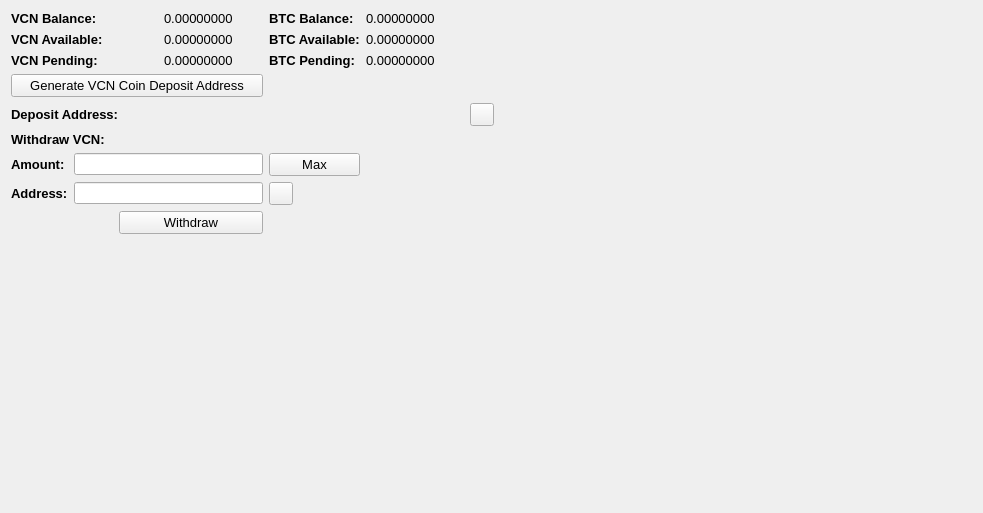
      <widget class="QWidget" name="BalanceTab">
       <attribute name="title">
        <string>Balance</string>
       </attribute>
       <layout class="QGridLayout" name="gridLayout_2">
        <item row="0" column="0" colspan="2">
         <widget class="QLabel" name="vcnbalancelabel">
          <property name="font">
           <font>
            <pointsize>10</pointsize>
            <weight>75</weight>
            <bold>true</bold>
           </font>
          </property>
          <property name="text">
           <string>VCN Balance:</string>
          </property>
         </widget>
        </item>
        <item row="0" column="3">
         <widget class="QLabel" name="VCNBalanceLabel">
          <property name="font">
           <font>
            <pointsize>10</pointsize>
           </font>
          </property>
          <property name="text">
           <string>0.00000000</string>
          </property>
          <property name="textInteractionFlags">
           <set>Qt::LinksAccessibleByMouse|Qt::TextSelectableByMouse</set>
          </property>
         </widget>
        </item>
        <item row="0" column="4">
         <widget class="QLabel" name="btcbalancelabel">
          <property name="font">
           <font>
            <pointsize>10</pointsize>
            <weight>75</weight>
            <bold>true</bold>
           </font>
          </property>
          <property name="text">
           <string>BTC Balance:</string>
          </property>
         </widget>
        </item>
        <item row="0" column="5">
         <widget class="QLabel" name="BitcoinBalanceLabel">
          <property name="font">
           <font>
            <pointsize>10</pointsize>
           </font>
          </property>
          <property name="text">
           <string>0.00000000</string>
          </property>
          <property name="textInteractionFlags">
           <set>Qt::LinksAccessibleByMouse|Qt::TextSelectableByMouse</set>
          </property>
         </widget>
        </item>
        <item row="0" column="7" rowspan="10">
         <spacer name="horizontalSpacer_4">
          <property name="orientation">
           <enum>Qt::Horizontal</enum>
          </property>
          <property name="sizeHint" stdset="0">
           <size>
            <width>478</width>
            <height>488</height>
           </size>
          </property>
         </spacer>
        </item>
        <item row="1" column="0" colspan="2">
         <widget class="QLabel" name="vcnavailablelabel">
          <property name="font">
           <font>
            <pointsize>10</pointsize>
            <weight>75</weight>
            <bold>true</bold>
           </font>
          </property>
          <property name="text">
           <string>VCN Available:</string>
          </property>
         </widget>
        </item>
        <item row="1" column="3">
         <widget class="QLabel" name="VCNAvailableLabel_2">
          <property name="font">
           <font>
            <pointsize>10</pointsize>
           </font>
          </property>
          <property name="text">
           <string>0.00000000</string>
          </property>
          <property name="textInteractionFlags">
           <set>Qt::LinksAccessibleByMouse|Qt::TextSelectableByMouse</set>
          </property>
         </widget>
        </item>
        <item row="1" column="4">
         <widget class="QLabel" name="btcavailablelabel">
          <property name="font">
           <font>
            <pointsize>10</pointsize>
            <weight>75</weight>
            <bold>true</bold>
           </font>
          </property>
          <property name="text">
           <string>BTC Available:</string>
          </property>
         </widget>
        </item>
        <item row="1" column="5">
         <widget class="QLabel" name="BitcoinAvailableLabel">
          <property name="font">
           <font>
            <pointsize>10</pointsize>
           </font>
          </property>
          <property name="text">
           <string>0.00000000</string>
          </property>
          <property name="textInteractionFlags">
           <set>Qt::LinksAccessibleByMouse|Qt::TextSelectableByMouse</set>
          </property>
         </widget>
        </item>
        <item row="2" column="0" colspan="2">
         <widget class="QLabel" name="vcnpendinglabel">
          <property name="font">
           <font>
            <pointsize>10</pointsize>
            <weight>75</weight>
            <bold>true</bold>
           </font>
          </property>
          <property name="text">
           <string>VCN Pending:</string>
          </property>
         </widget>
        </item>
        <item row="2" column="3">
         <widget class="QLabel" name="VCNPendingLabel">
          <property name="font">
           <font>
            <pointsize>10</pointsize>
           </font>
          </property>
          <property name="text">
           <string>0.00000000</string>
          </property>
          <property name="textInteractionFlags">
           <set>Qt::LinksAccessibleByMouse|Qt::TextSelectableByMouse</set>
          </property>
         </widget>
        </item>
        <item row="2" column="4">
         <widget class="QLabel" name="btcpendinglabel">
          <property name="font">
           <font>
            <pointsize>10</pointsize>
            <weight>75</weight>
            <bold>true</bold>
           </font>
          </property>
          <property name="text">
           <string>BTC Pending:</string>
          </property>
         </widget>
        </item>
        <item row="2" column="5">
         <widget class="QLabel" name="BitcoinPendingLabel">
          <property name="font">
           <font>
            <pointsize>10</pointsize>
           </font>
          </property>
          <property name="text">
           <string>0.00000000</string>
          </property>
          <property name="textInteractionFlags">
           <set>Qt::LinksAccessibleByMouse|Qt::TextSelectableByMouse</set>
          </property>
         </widget>
        </item>
        <item row="3" column="0" colspan="4">
         <widget class="QPushButton" name="GenDepositBTN">
          <property name="font">
           <font>
            <pointsize>10</pointsize>
           </font>
          </property>
          <property name="text">
           <string>Generate VCN Coin Deposit Address</string>
          </property>
         </widget>
        </item>
        <item row="4" column="0" colspan="3">
         <widget class="QLabel" name="depositaddresslabel">
          <property name="font">
           <font>
            <pointsize>10</pointsize>
            <weight>75</weight>
            <bold>true</bold>
           </font>
          </property>
          <property name="text">
           <string>Deposit Address:</string>
          </property>
         </widget>
        </item>
        <item row="4" column="3" colspan="3">
         <widget class="QLabel" name="DepositAddressLabel">
          <property name="minimumSize">
           <size>
            <width>300</width>
            <height>0</height>
           </size>
          </property>
          <property name="palette">
           <palette>
            <active>
             <colorrole role="WindowText">
              <brush brushstyle="SolidPattern">
               <color alpha="255">
                <red>0</red>
                <green>0</green>
                <blue>0</blue>
               </color>
              </brush>
             </colorrole>
             <colorrole role="Text">
              <brush brushstyle="SolidPattern">
               <color alpha="255">
                <red>0</red>
                <green>0</green>
                <blue>0</blue>
               </color>
              </brush>
             </colorrole>
             <colorrole role="ButtonText">
              <brush brushstyle="SolidPattern">
               <color alpha="255">
                <red>0</red>
                <green>0</green>
                <blue>0</blue>
               </color>
              </brush>
             </colorrole>
            </active>
            <inactive>
             <colorrole role="WindowText">
              <brush brushstyle="SolidPattern">
               <color alpha="255">
                <red>0</red>
                <green>0</green>
                <blue>0</blue>
               </color>
              </brush>
             </colorrole>
             <colorrole role="Text">
              <brush brushstyle="SolidPattern">
               <color alpha="255">
                <red>0</red>
                <green>0</green>
                <blue>0</blue>
               </color>
              </brush>
             </colorrole>
             <colorrole role="ButtonText">
              <brush brushstyle="SolidPattern">
               <color alpha="255">
                <red>0</red>
                <green>0</green>
                <blue>0</blue>
               </color>
              </brush>
             </colorrole>
            </inactive>
            <disabled>
             <colorrole role="WindowText">
              <brush brushstyle="SolidPattern">
               <color alpha="255">
                <red>0</red>
                <green>0</green>
                <blue>0</blue>
               </color>
              </brush>
             </colorrole>
             <colorrole role="Text">
              <brush brushstyle="SolidPattern">
               <color alpha="255">
                <red>0</red>
                <green>0</green>
                <blue>0</blue>
               </color>
              </brush>
             </colorrole>
             <colorrole role="ButtonText">
              <brush brushstyle="SolidPattern">
               <color alpha="255">
                <red>0</red>
                <green>0</green>
                <blue>0</blue>
               </color>
              </brush>
             </colorrole>
            </disabled>
           </palette>
          </property>
          <property name="font">
           <font>
            <pointsize>10</pointsize>
            <weight>75</weight>
            <bold>true</bold>
           </font>
          </property>
          <property name="text">
           <string/>
          </property>
          <property name="alignment">
           <set>Qt::AlignRight|Qt::AlignTrailing|Qt::AlignVCenter</set>
          </property>
          <property name="textInteractionFlags">
           <set>Qt::LinksAccessibleByMouse|Qt::TextSelectableByKeyboard|Qt::TextSelectableByMouse</set>
          </property>
         </widget>
        </item>
        <item row="4" column="6">
         <widget class="QToolButton" name="DepositCopyButton">
          <property name="toolTip">
           <string>Copy to clipboard</string>
          </property>
          <property name="text">
           <string/>
          </property>
          <property name="icon">
           <iconset resource="../bitcoin.qrc">
            <normaloff>:/icons/editcopy</normaloff>:/icons/editcopy</iconset>
          </property>
          <property name="shortcut">
           <string>Alt+P</string>
          </property>
         </widget>
        </item>
        <item row="5" column="0" colspan="2">
         <widget class="QLabel" name="withdrawlabel">
          <property name="font">
           <font>
            <pointsize>10</pointsize>
            <weight>75</weight>
            <bold>true</bold>
           </font>
          </property>
          <property name="text">
           <string>Withdraw VCN:</string>
          </property>
         </widget>
        </item>
        <item row="6" column="0">
         <widget class="QLabel" name="amountlabel">
          <property name="font">
           <font>
            <pointsize>10</pointsize>
            <weight>75</weight>
            <bold>true</bold>
           </font>
          </property>
          <property name="text">
           <string>Amount:</string>
          </property>
         </widget>
        </item>
        <item row="6" column="1" colspan="3">
         <widget class="QLineEdit" name="WithdrawUnitsInput">
          <property name="font">
           <font>
            <pointsize>9</pointsize>
            <weight>75</weight>
            <bold>true</bold>
           </font>
          </property>
          <property name="text">
           <string/>
          </property>
         </widget>
        </item>
        <item row="6" column="4">
         <widget class="QPushButton" name="Withdraw_Max_Amount">
          <property name="font">
           <font>
            <pointsize>10</pointsize>
           </font>
          </property>
          <property name="text">
           <string>Max</string>
          </property>
         </widget>
        </item>
        <item row="7" column="0">
         <widget class="QLabel" name="addresslabel">
          <property name="font">
           <font>
            <pointsize>10</pointsize>
            <weight>75</weight>
            <bold>true</bold>
           </font>
          </property>
          <property name="text">
           <string>Address:</string>
          </property>
         </widget>
        </item>
        <item row="7" column="1" colspan="3">
         <widget class="QLineEdit" name="WithdrawAddress">
          <property name="font">
           <font>
            <pointsize>9</pointsize>
            <weight>75</weight>
            <bold>true</bold>
           </font>
          </property>
         </widget>
        </item>
        <item row="7" column="4">
         <widget class="QToolButton" name="WithdrawPasteButton">
          <property name="toolTip">
           <string>Paste from clipboard</string>
          </property>
          <property name="text">
           <string/>
          </property>
          <property name="icon">
           <iconset resource="../bitcoin.qrc">
            <normaloff>:/icons/editpaste</normaloff>:/icons/editpaste</iconset>
          </property>
          <property name="shortcut">
           <string>Alt+P</string>
          </property>
         </widget>
        </item>
        <item row="8" column="2" colspan="2">
         <widget class="QPushButton" name="WithdrawUnitsBtn">
          <property name="font">
           <font>
            <pointsize>10</pointsize>
           </font>
          </property>
          <property name="text">
           <string>Withdraw</string>
          </property>
         </widget>
        </item>
        <item row="9" column="0" colspan="6">
         <spacer name="verticalSpacer">
          <property name="orientation">
           <enum>Qt::Vertical</enum>
          </property>
          <property name="sizeHint" stdset="0">
           <size>
            <width>428</width>
            <height>262</height>
           </size>
          </property>
         </spacer>
        </item>
       </layout>
      </widget>
